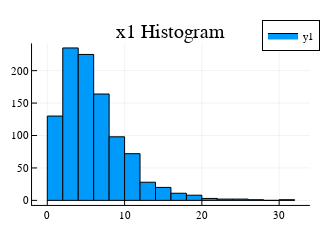
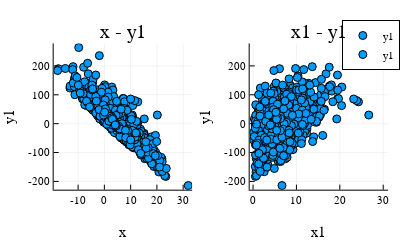

Source (notebook cell) for these figures, in order:
### Markdown cell above
The next step in the exercise is to generate a new variable `x1` drawn from a gamma distribution. We'll generate the new variable, histogram it, and create a new variable `y1` which is a linear combination of `x` and `x1`

### Code cell
using Distributions
dist = Gamma(2,3);
x1 = rand(dist,1000);
# Lets histogram the data, make sure it looks like we expect.
p1 = histogram(x1,bins= :scott,title ="x1 Histogram",size = (300,200))
display(p1)
# No we'll set y1 to be a linear combination of both x & x1.
true_beta_2 = 7.3;
y1 = true_beta_0 .+ true_beta_1.*x .+ true_beta_2.*x1.+ true_epsilon;
p2 = Plots.plot(x,y1, seriestype = :scatter,size = (400,200),xlabel="x", ylabel = "y1",title="x - y1")
p3 = Plots.plot(x1,y1, seriestype = :scatter,size = (400,200),xlabel="x1", ylabel = "y1",title="x1 - y1")
#display(p2)
#display(p3)
Plots.plot(p2,p3)

### Figure 1 — Plotly figure (JSON) as saved in the notebook; plotly's stock layout.template omitted (floating-point values rounded to 4 significant figures)
{"data": [{"fill": "tozeroy", "fillcolor": "rgba(0, 154, 250, 1.000)", "hoverinfo": "none", "legendgroup": "y1", "line": {"color": "rgba(0, 0, 0, 1.000)", "dash": "solid", "width": 1}, "mode": "lines", "name": "y1", "showlegend": true, "type": "scatter", "x": [0, 0, 2, 2, 0, 0], "xaxis": "x1", "y": [130, 0, 0, 130, 130, 130], "yaxis": "y1"}, {"fill": "tozeroy", "fillcolor": "rgba(0, 154, 250, 1.000)", "hoverinfo": "none", "legendgroup": "y1", "line": {"color": "rgba(0, 0, 0, 1.000)", "dash": "solid", "width": 1}, "mode": "lines", "name": "y1", "showlegend": false, "type": "scatter", "x": [2, 2, 4, 4, 2, 2], "xaxis": "x1", "y": [235, 0, 0, 235, 235, 235], "yaxis": "y1"}, {"fill": "tozeroy", "fillcolor": "rgba(0, 154, 250, 1.000)", "hoverinfo": "none", "legendgroup": "y1", "line": {"color": "rgba(0, 0, 0, 1.000)", "dash": "solid", "width": 1}, "mode": "lines", "name": "y1", "showlegend": false, "type": "scatter", "x": [4, 4, 6, 6, 4, 4], "xaxis": "x1", "y": [225, 0, 0, 225, 225, 225], "yaxis": "y1"}, {"fill": "tozeroy", "fillcolor": "rgba(0, 154, 250, 1.000)", "hoverinfo": "none", "legendgroup": "y1", "line": {"color": "rgba(0, 0, 0, 1.000)", "dash": "solid", "width": 1}, "mode": "lines", "name": "y1", "showlegend": false, "type": "scatter", "x": [6, 6, 8, 8, 6, 6], "xaxis": "x1", "y": [164, 0, 0, 164, 164, 164], "yaxis": "y1"}, {"fill": "tozeroy", "fillcolor": "rgba(0, 154, 250, 1.000)", "hoverinfo": "none", "legendgroup": "y1", "line": {"color": "rgba(0, 0, 0, 1.000)", "dash": "solid", "width": 1}, "mode": "lines", "name": "y1", "showlegend": false, "type": "scatter", "x": [8, 8, 10, 10, 8, 8], "xaxis": "x1", "y": [98, 0, 0, 98, 98, 98], "yaxis": "y1"}, {"fill": "tozeroy", "fillcolor": "rgba(0, 154, 250, 1.000)", "hoverinfo": "none", "legendgroup": "y1", "line": {"color": "rgba(0, 0, 0, 1.000)", "dash": "solid", "width": 1}, "mode": "lines", "name": "y1", "showlegend": false, "type": "scatter", "x": [10, 10, 12, 12, 10, 10], "xaxis": "x1", "y": [72, 0, 0, 72, 72, 72], "yaxis": "y1"}, {"fill": "tozeroy", "fillcolor": "rgba(0, 154, 250, 1.000)", "hoverinfo": "none", "legendgroup": "y1", "line": {"color": "rgba(0, 0, 0, 1.000)", "dash": "solid", "width": 1}, "mode": "lines", "name": "y1", "showlegend": false, "type": "scatter", "x": [12, 12, 14, 14, 12, 12], "xaxis": "x1", "y": [28, 0, 0, 28, 28, 28], "yaxis": "y1"}, {"fill": "tozeroy", "fillcolor": "rgba(0, 154, 250, 1.000)", "hoverinfo": "none", "legendgroup": "y1", "line": {"color": "rgba(0, 0, 0, 1.000)", "dash": "solid", "width": 1}, "mode": "lines", "name": "y1", "showlegend": false, "type": "scatter", "x": [14, 14, 16, 16, 14, 14], "xaxis": "x1", "y": [20, 0, 0, 20, 20, 20], "yaxis": "y1"}, {"fill": "tozeroy", "fillcolor": "rgba(0, 154, 250, 1.000)", "hoverinfo": "none", "legendgroup": "y1", "line": {"color": "rgba(0, 0, 0, 1.000)", "dash": "solid", "width": 1}, "mode": "lines", "name": "y1", "showlegend": false, "type": "scatter", "x": [16, 16, 18, 18, 16, 16], "xaxis": "x1", "y": [11, 0, 0, 11, 11, 11], "yaxis": "y1"}, {"fill": "tozeroy", "fillcolor": "rgba(0, 154, 250, 1.000)", "hoverinfo": "none", "legendgroup": "y1", "line": {"color": "rgba(0, 0, 0, 1.000)", "dash": "solid", "width": 1}, "mode": "lines", "name": "y1", "showlegend": false, "type": "scatter", "x": [18, 18, 20, 20, 18, 18], "xaxis": "x1", "y": [8, 0, 0, 8, 8, 8], "yaxis": "y1"}, {"fill": "tozeroy", "fillcolor": "rgba(0, 154, 250, 1.000)", "hoverinfo": "none", "legendgroup": "y1", "line": {"color": "rgba(0, 0, 0, 1.000)", "dash": "solid", "width": 1}, "mode": "lines", "name": "y1", "showlegend": false, "type": "scatter", "x": [20, 20, 22, 22, 20, 20], "xaxis": "x1", "y": [3, 0, 0, 3, 3, 3], "yaxis": "y1"}, {"fill": "tozeroy", "fillcolor": "rgba(0, 154, 250, 1.000)", "hoverinfo": "none", "legendgroup": "y1", "line": {"color": "rgba(0, 0, 0, 1.000)", "dash": "solid", "width": 1}, "mode": "lines", "name": "y1", "showlegend": false, "type": "scatter", "x": [22, 22, 24, 24, 22, 22], "xaxis": "x1", "y": [2, 0, 0, 2, 2, 2], "yaxis": "y1"}, {"fill": "tozeroy", "fillcolor": "rgba(0, 154, 250, 1.000)", "hoverinfo": "none", "legendgroup": "y1", "line": {"color": "rgba(0, 0, 0, 1.000)", "dash": "solid", "width": 1}, "mode": "lines", "name": "y1", "showlegend": false, "type": "scatter", "x": [24, 24, 26, 26, 24, 24], "xaxis": "x1", "y": [2, 0, 0, 2, 2, 2], "yaxis": "y1"}, {"fill": "tozeroy", "fillcolor": "rgba(0, 154, 250, 1.000)", "hoverinfo": "none", "legendgroup": "y1", "line": {"color": "rgba(0, 0, 0, 1.000)", "dash": "solid", "width": 1}, "mode": "lines", "name": "y1", "showlegend": false, "type": "scatter", "x": [26, 26, 28, 28, 26, 26], "xaxis": "x1", "y": [1, 0, 0, 1, 1, 1], "yaxis": "y1"}, {"fill": "tozeroy", "fillcolor": "rgba(0, 154, 250, 1.000)", "hoverinfo": "none", "legendgroup": "y1", "line": {"color": "rgba(0, 0, 0, 1.000)", "dash": "solid", "width": 1}, "mode": "lines", "name": "y1", "showlegend": false, "type": "scatter", "x": [28, 28, 30, 30, 28, 28], "xaxis": "x1", "y": [0, 0, 0, 0, 0, 0], "yaxis": "y1"}, {"fill": "tozeroy", "fillcolor": "rgba(0, 154, 250, 1.000)", "hoverinfo": "none", "legendgroup": "y1", "line": {"color": "rgba(0, 0, 0, 1.000)", "dash": "solid", "width": 1}, "mode": "lines", "name": "y1", "showlegend": false, "type": "scatter", "x": [30, 30, 32, 32, 30, 30], "xaxis": "x1", "y": [1, 0, 0, 1, 1, 1], "yaxis": "y1"}], "layout": {"annotations": [{"font": {"color": "rgba(0, 0, 0, 1.000)", "family": "sans-serif", "size": 20}, "rotation": 0, "showarrow": false, "text": "x1 Histogram", "x": 0.5444, "xanchor": "center", "xref": "paper", "y": 1, "yanchor": "top", "yref": "paper"}], "height": 200, "legend": {"bgcolor": "rgba(255, 255, 255, 1.000)", "bordercolor": "rgba(0, 0, 0, 1.000)", "borderwidth": 1, "font": {"color": "rgba(0, 0, 0, 1.000)", "family": "sans-serif", "size": 11}, "tracegroupgap": 0, "traceorder": "normal", "x": 1.02, "xanchor": "auto", "y": 1, "yanchor": "auto"}, "margin": {"b": 20, "l": 0, "r": 0, "t": 20}, "paper_bgcolor": "rgba(255, 255, 255, 1.000)", "plot_bgcolor": "rgba(255, 255, 255, 1.000)", "showlegend": true, "width": 300, "xaxis": {"anchor": "y1", "domain": [0.102, 0.9869], "gridcolor": "rgba(0, 0, 0, 0.100)", "gridwidth": 0.5, "linecolor": "rgba(0, 0, 0, 1.000)", "mirror": false, "range": [-1.978, 33.98], "showgrid": true, "showline": true, "showticklabels": true, "tickangle": 0, "tickcolor": "rgb(0, 0, 0)", "tickfont": {"color": "rgba(0, 0, 0, 1.000)", "family": "sans-serif", "size": 11}, "tickmode": "array", "ticks": "inside", "ticktext": ["0", "10", "20", "30"], "tickvals": [0, 10, 20, 30], "title": "", "titlefont": {"color": "rgba(0, 0, 0, 1.000)", "family": "sans-serif", "size": 15}, "type": "-", "visible": true, "zeroline": false, "zerolinecolor": "rgba(0, 0, 0, 1.000)"}, "yaxis": {"anchor": "x1", "domain": [0.07524, 0.8831], "gridcolor": "rgba(0, 0, 0, 0.100)", "gridwidth": 0.5, "linecolor": "rgba(0, 0, 0, 1.000)", "mirror": false, "range": [-7.05, 242.1], "showgrid": true, "showline": true, "showticklabels": true, "tickangle": 0, "tickcolor": "rgb(0, 0, 0)", "tickfont": {"color": "rgba(0, 0, 0, 1.000)", "family": "sans-serif", "size": 11}, "tickmode": "array", "ticks": "inside", "ticktext": ["0", "50", "100", "150", "200"], "tickvals": [0, 50, 100, 150, 200], "title": "", "titlefont": {"color": "rgba(0, 0, 0, 1.000)", "family": "sans-serif", "size": 15}, "type": "-", "visible": true, "zeroline": false, "zerolinecolor": "rgba(0, 0, 0, 1.000)"}}}

### Figure 2 — Plotly figure (JSON) as saved in the notebook; plotly's stock layout.template omitted (floating-point values rounded to 4 significant figures; data arrays with more than 128 entries replaced by an {"elided": "..."} marker saying what was removed)
{"data": [{"colorbar": {"title": ""}, "legendgroup": "y1", "marker": {"color": "rgba(0, 154, 250, 1.000)", "line": {"color": "rgba(0, 0, 0, 1.000)", "width": 1}, "size": 8, "symbol": "circle"}, "mode": "markers", "name": "y1", "showlegend": true, "type": "scatter", "x": {"elided": "1000 float values"}, "xaxis": "x1", "y": {"elided": "1000 float values"}, "yaxis": "y1", "zmax": null, "zmin": null}, {"colorbar": {"title": ""}, "legendgroup": "y1", "marker": {"color": "rgba(0, 154, 250, 1.000)", "line": {"color": "rgba(0, 0, 0, 1.000)", "width": 1}, "size": 8, "symbol": "circle"}, "mode": "markers", "name": "y1", "showlegend": true, "type": "scatter", "x": {"elided": "1000 float values"}, "xaxis": "x2", "y": {"elided": "1000 float values"}, "yaxis": "y2", "zmax": null, "zmin": null}], "layout": {"annotations": [{"font": {"color": "rgba(0, 0, 0, 1.000)", "family": "sans-serif", "size": 20}, "rotation": 0, "showarrow": false, "text": "x - y1", "x": 0.3135, "xanchor": "center", "xref": "paper", "y": 1, "yanchor": "top", "yref": "paper"}, {"font": {"color": "rgba(0, 0, 0, 1.000)", "family": "sans-serif", "size": 20}, "rotation": 0, "showarrow": false, "text": "x1 - y1", "x": 0.8135, "xanchor": "center", "xref": "paper", "y": 1, "yanchor": "top", "yref": "paper"}], "height": 200, "legend": {"bgcolor": "rgba(255, 255, 255, 1.000)", "bordercolor": "rgba(0, 0, 0, 1.000)", "borderwidth": 1, "font": {"color": "rgba(0, 0, 0, 1.000)", "family": "sans-serif", "size": 11}, "tracegroupgap": 0, "traceorder": "normal", "x": 1.02, "xanchor": "auto", "y": 1, "yanchor": "auto"}, "margin": {"b": 20, "l": 0, "r": 0, "t": 20}, "paper_bgcolor": "rgba(255, 255, 255, 1.000)", "plot_bgcolor": "rgba(255, 255, 255, 1.000)", "showlegend": true, "width": 400, "xaxis1": {"anchor": "y1", "domain": [0.1369, 0.4902], "gridcolor": "rgba(0, 0, 0, 0.100)", "gridwidth": 0.5, "linecolor": "rgba(0, 0, 0, 1.000)", "mirror": false, "range": [-19.3, 33.42], "showgrid": true, "showline": true, "showticklabels": true, "tickangle": 0, "tickcolor": "rgb(0, 0, 0)", "tickfont": {"color": "rgba(0, 0, 0, 1.000)", "family": "sans-serif", "size": 11}, "tickmode": "array", "ticks": "inside", "ticktext": ["-10", "0", "10", "20", "30"], "tickvals": [-10, 0, 10, 20, 30], "title": "x", "titlefont": {"color": "rgba(0, 0, 0, 1.000)", "family": "sans-serif", "size": 15}, "type": "-", "visible": true, "zeroline": false, "zerolinecolor": "rgba(0, 0, 0, 1.000)"}, "xaxis2": {"anchor": "y2", "domain": [0.6369, 0.9902], "gridcolor": "rgba(0, 0, 0, 0.100)", "gridwidth": 0.5, "linecolor": "rgba(0, 0, 0, 1.000)", "mirror": false, "range": [-0.7749, 31.14], "showgrid": true, "showline": true, "showticklabels": true, "tickangle": 0, "tickcolor": "rgb(0, 0, 0)", "tickfont": {"color": "rgba(0, 0, 0, 1.000)", "family": "sans-serif", "size": 11}, "tickmode": "array", "ticks": "inside", "ticktext": ["0", "10", "20", "30"], "tickvals": [0, 10, 20, 30], "title": "x1", "titlefont": {"color": "rgba(0, 0, 0, 1.000)", "family": "sans-serif", "size": 15}, "type": "-", "visible": true, "zeroline": false, "zerolinecolor": "rgba(0, 0, 0, 1.000)"}, "yaxis1": {"anchor": "x1", "domain": [0.1516, 0.8831], "gridcolor": "rgba(0, 0, 0, 0.100)", "gridwidth": 0.5, "linecolor": "rgba(0, 0, 0, 1.000)", "mirror": false, "range": [-228.6, 278.0], "showgrid": true, "showline": true, "showticklabels": true, "tickangle": 0, "tickcolor": "rgb(0, 0, 0)", "tickfont": {"color": "rgba(0, 0, 0, 1.000)", "family": "sans-serif", "size": 11}, "tickmode": "array", "ticks": "inside", "ticktext": ["-200", "-100", "0", "100", "200"], "tickvals": [-200, -100, 0, 100, 200], "title": "y1", "titlefont": {"color": "rgba(0, 0, 0, 1.000)", "family": "sans-serif", "size": 15}, "type": "-", "visible": true, "zeroline": false, "zerolinecolor": "rgba(0, 0, 0, 1.000)"}, "yaxis2": {"anchor": "x2", "domain": [0.1516, 0.8831], "gridcolor": "rgba(0, 0, 0, 0.100)", "gridwidth": 0.5, "linecolor": "rgba(0, 0, 0, 1.000)", "mirror": false, "range": [-228.6, 278.0], "showgrid": true, "showline": true, "showticklabels": true, "tickangle": 0, "tickcolor": "rgb(0, 0, 0)", "tickfont": {"color": "rgba(0, 0, 0, 1.000)", "family": "sans-serif", "size": 11}, "tickmode": "array", "ticks": "inside", "ticktext": ["-200", "-100", "0", "100", "200"], "tickvals": [-200, -100, 0, 100, 200], "title": "y1", "titlefont": {"color": "rgba(0, 0, 0, 1.000)", "family": "sans-serif", "size": 15}, "type": "-", "visible": true, "zeroline": false, "zerolinecolor": "rgba(0, 0, 0, 1.000)"}}}
